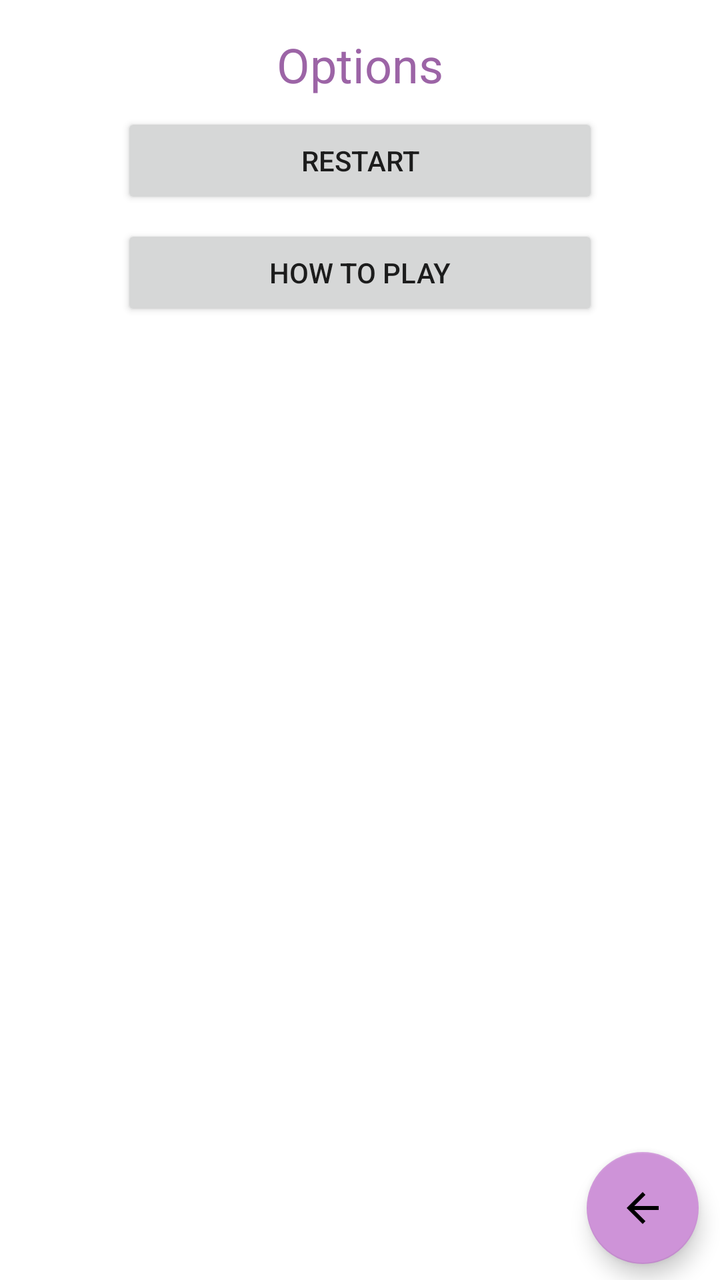
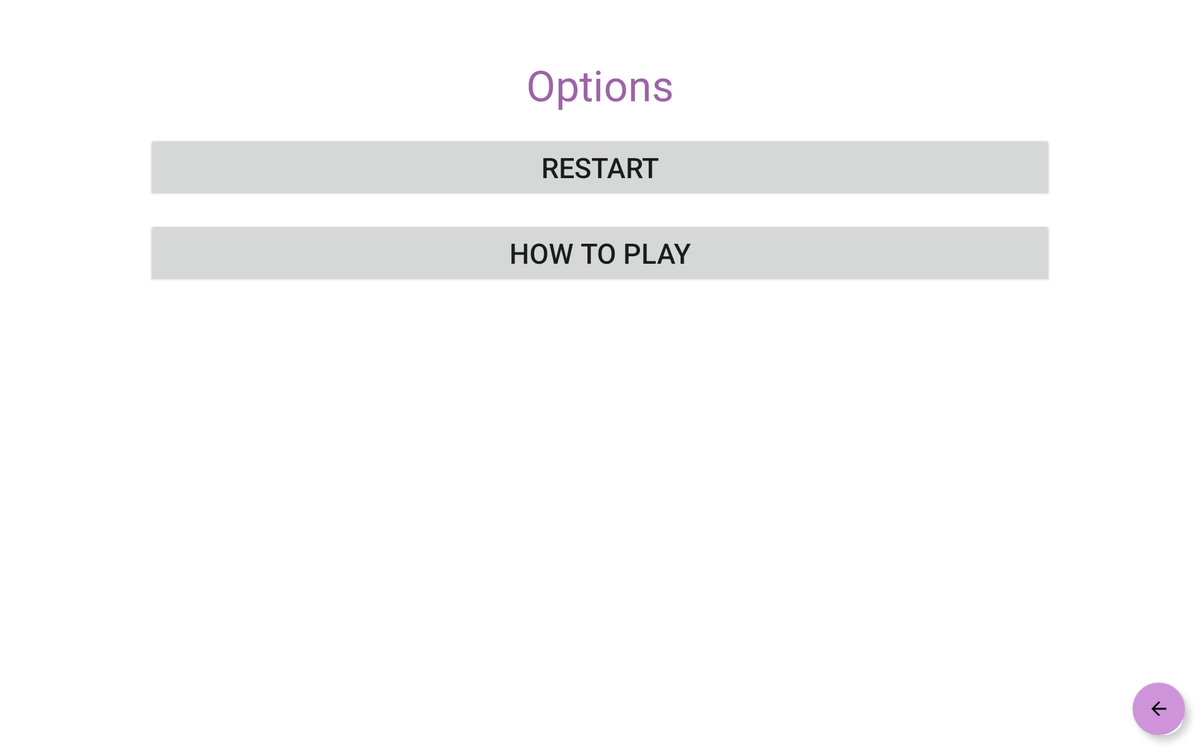

The same Android screen from two of the app's own layout files: first res/layout/ as a phone draws it, then the author's variant for another configuration, drawn on a device whose configuration selects that folder. Both files follow.
<!-- AndroidManifest.xml: application theme Theme.GalaxyTrader -->
<!-- res/layout/activity_options.xml -->
<?xml version="1.0" encoding="utf-8"?>
<androidx.constraintlayout.widget.ConstraintLayout xmlns:android="http://schemas.android.com/apk/res/android"
    xmlns:app="http://schemas.android.com/apk/res-auto"
    xmlns:tools="http://schemas.android.com/tools"
    android:layout_width="match_parent"
    android:layout_height="match_parent"
    tools:context=".activities.OptionsActivity">

    <androidx.constraintlayout.widget.Guideline
        android:id="@+id/guideline19"
        android:layout_width="wrap_content"
        android:layout_height="wrap_content"
        android:orientation="vertical"
        app:layout_constraintGuide_percent="0.97" />

    <androidx.constraintlayout.widget.Guideline
        android:id="@+id/guideline18"
        android:layout_width="wrap_content"
        android:layout_height="wrap_content"
        android:orientation="vertical"
        app:layout_constraintGuide_percent="0.03" />

    <com.google.android.material.floatingactionbutton.FloatingActionButton
        android:id="@+id/backOptionsBtn"
        android:layout_width="wrap_content"
        android:layout_height="wrap_content"
        android:layout_marginBottom="8dp"
        android:clickable="true"
        app:layout_constraintBottom_toBottomOf="parent"
        app:layout_constraintEnd_toStartOf="@+id/guideline19"
        app:srcCompat="@drawable/abc_vector_test" />

    <TextView
        android:id="@+id/optionsTxt"
        android:layout_width="0dp"
        android:layout_height="wrap_content"
        android:layout_marginTop="16dp"
        android:text="Options"
        android:textAlignment="center"
        android:textColor="@color/secondaryDarkColor"
        android:textSize="24sp"
        app:layout_constraintEnd_toStartOf="@+id/guideline19"
        app:layout_constraintStart_toStartOf="@+id/guideline18"
        app:layout_constraintTop_toTopOf="parent" />

    <Button
        android:id="@+id/restartOptionsBtn"
        android:layout_width="0dp"
        android:layout_height="wrap_content"
        android:layout_marginStart="50dp"
        android:layout_marginTop="8dp"
        android:layout_marginEnd="50dp"
        android:text="Restart"
        app:layout_constraintEnd_toStartOf="@+id/guideline19"
        app:layout_constraintStart_toStartOf="@+id/guideline18"
        app:layout_constraintTop_toBottomOf="@+id/optionsTxt" />

    <Button
        android:id="@+id/hoeToOptionsBtn"
        android:layout_width="0dp"
        android:layout_height="wrap_content"
        android:layout_marginStart="50dp"
        android:layout_marginTop="8dp"
        android:layout_marginEnd="50dp"
        android:text="How to play"
        app:layout_constraintEnd_toStartOf="@+id/guideline19"
        app:layout_constraintStart_toStartOf="@+id/guideline18"
        app:layout_constraintTop_toBottomOf="@+id/restartOptionsBtn" />

</androidx.constraintlayout.widget.ConstraintLayout>
<!-- resources referenced by this layout -->
<resources>
  <color name="secondaryDarkColor">#9c64a6</color>
  <style name="Theme.GalaxyTrader" parent="Theme.MaterialComponents.Light.DarkActionBar">
          
          <item name="colorPrimary">@color/primaryColor</item>
          <item name="colorPrimaryVariant">@color/primaryLightColor</item>
          <item name="colorOnPrimary">@color/white</item>
          
          <item name="colorSecondary">@color/secondaryColor</item>
          <item name="colorSecondaryVariant">@color/secondaryLightColor</item>
          <item name="colorOnSecondary">@color/black</item>
          
          <item name="android:statusBarColor" tools:targetApi="l">?attr/colorPrimaryVariant</item>
          
  
      </style>
  <color name="primaryColor">#b0bec5</color>
  <color name="primaryLightColor">#e2f1f8</color>
  <color name="white">#FFFFFFFF</color>
  <color name="secondaryColor">#ce93d8</color>
  <color name="secondaryLightColor">#ffc4ff</color>
  <color name="black">#FF000000</color>
</resources>
<!-- res/layout-sw720dp/activity_options.xml (the author's variant of the layout above) -->
<!-- drawn on a large tablet held sideways -->
<?xml version="1.0" encoding="utf-8"?>
<androidx.constraintlayout.widget.ConstraintLayout xmlns:android="http://schemas.android.com/apk/res/android"
    xmlns:app="http://schemas.android.com/apk/res-auto"
    xmlns:tools="http://schemas.android.com/tools"
    android:layout_width="match_parent"
    android:layout_height="match_parent"
    tools:context=".activities.OptionsActivity">

    <androidx.constraintlayout.widget.Guideline
        android:id="@+id/guideline19"
        android:layout_width="wrap_content"
        android:layout_height="wrap_content"
        android:orientation="vertical"
        app:layout_constraintGuide_percent="0.97" />

    <androidx.constraintlayout.widget.Guideline
        android:id="@+id/guideline18"
        android:layout_width="wrap_content"
        android:layout_height="wrap_content"
        android:orientation="vertical"
        app:layout_constraintGuide_percent="0.03" />

    <com.google.android.material.floatingactionbutton.FloatingActionButton
        android:id="@+id/backOptionsBtn"
        android:layout_width="wrap_content"
        android:layout_height="wrap_content"
        android:layout_marginEnd="16dp"
        android:layout_marginBottom="16dp"
        android:clickable="true"
        app:layout_constraintBottom_toBottomOf="parent"
        app:layout_constraintEnd_toEndOf="parent"
        app:srcCompat="@drawable/abc_vector_test" />

    <TextView
        android:id="@+id/optionsTxt"
        android:layout_width="0dp"
        android:layout_height="wrap_content"
        android:layout_marginTop="60dp"
        android:text="Options"
        android:textAlignment="center"
        android:textColor="@color/secondaryDarkColor"
        android:textSize="45sp"
        app:layout_constraintEnd_toStartOf="@+id/guideline19"
        app:layout_constraintStart_toStartOf="@+id/guideline18"
        app:layout_constraintTop_toTopOf="parent" />

    <Button
        android:id="@+id/restartOptionsBtn"
        android:layout_width="0dp"
        android:layout_height="wrap_content"
        android:layout_marginStart="120dp"
        android:layout_marginTop="24dp"
        android:layout_marginEnd="120dp"
        android:padding="13dp"
        android:text="Restart"
        android:textSize="30sp"
        app:layout_constraintEnd_toStartOf="@+id/guideline19"
        app:layout_constraintStart_toStartOf="@+id/guideline18"
        app:layout_constraintTop_toBottomOf="@+id/optionsTxt" />

    <Button
        android:id="@+id/hoeToOptionsBtn"
        android:layout_width="0dp"
        android:layout_height="wrap_content"
        android:layout_marginStart="120dp"
        android:layout_marginTop="24dp"
        android:layout_marginEnd="120dp"
        android:padding="13dp"
        android:text="How to play"
        android:textSize="30sp"
        app:layout_constraintEnd_toStartOf="@+id/guideline19"
        app:layout_constraintStart_toStartOf="@+id/guideline18"
        app:layout_constraintTop_toBottomOf="@+id/restartOptionsBtn" />

</androidx.constraintlayout.widget.ConstraintLayout>
